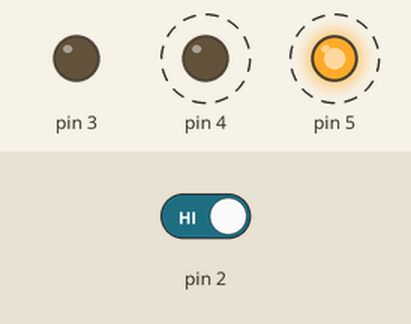
Simulated run of this sketch. Board: Arduino Uno, built with avr-gcc and run on an emulated ATmega328P. On the bench: output pins drawn as LEDs (lit = HIGH). Dashed ring = blinking. The test bench sets the inputs (shaded band); at power-on: pin 2 HIGH.

Above: at 1.8 s.
1.9 s: pin 2 driven LOW
At 2.7 s:
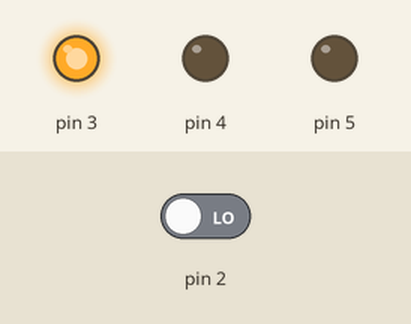
3.5 s: pin 2 driven HIGH
At 3.62 s:
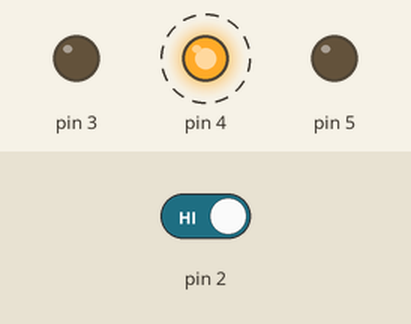
Timing chart, 0 to 12.5 s (numbered marks = the images above; inputs shaded):
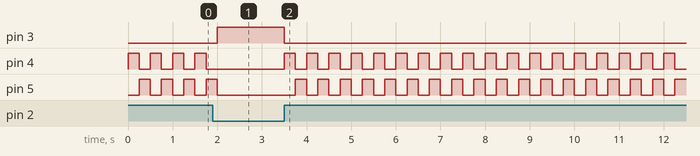

The sketch:

Spaceship_Interface.ino
```cpp
int switchState = 0;
void setup() {
  // put your setup code here, to run once:
  pinMode(2, INPUT);
  pinMode(3, OUTPUT);
  pinMode(4, OUTPUT);
  pinMode(5, OUTPUT);
}

void loop() {
  // put your main code here, to run repeatedly:
  switchState = digitalRead(2);
  // if switch is not pressed state is low
  if (switchState == LOW) {
    digitalWrite(3, HIGH);
    digitalWrite(4, LOW);
    digitalWrite(5, LOW);
  }
  // if the switch is pressed --> state is high
  else {
    digitalWrite(3, LOW);
    digitalWrite(4, HIGH);
    digitalWrite(5, LOW);
    delay(250);
    digitalWrite(4, LOW);
    digitalWrite(5, HIGH);
    delay(250);
  }
}
```

Measured:
- after the input at 1.9 s, pin 3: LOW → HIGH after 0.10 s; pin 4: stops changing and stays LOW; pin 5: goes on until 2.0 s, then stays LOW
- after the input at 3.5 s, pin 3: HIGH → LOW at once; pin 4: alternates HIGH for 0.25 s and LOW for 0.25 s, starting at once; pin 5: alternates HIGH for 0.25 s and LOW for 0.25 s, starting after 0.25 s
- by itself, pin 4, pin 5: alternates HIGH for 0.25 s and LOW for 0.25 s
